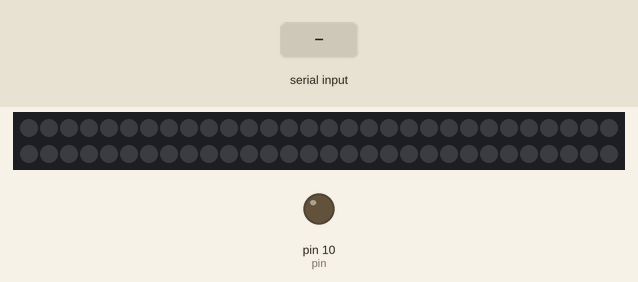
Simulated run of this sketch. Board: Arduino Uno, built with avr-gcc and run on an emulated ATmega328P. Parts: 60 RGB LEDs in strip order, left to right, continuing on the next row, output pins drawn as LEDs (lit = HIGH). The inputs (shaded band) are chosen by the test bench. Dim RGB values are drawn brighter than linear.

Above: at 1.2 s.
1.3 s: "R90\n" received over Serial
At 2.3 s:
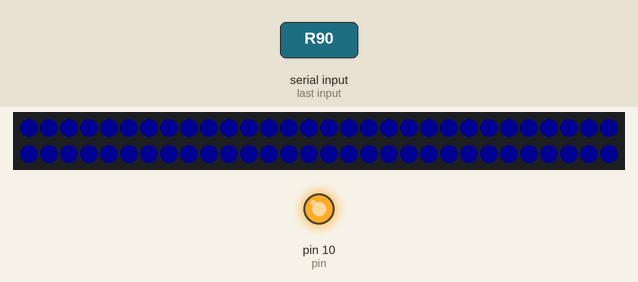
2.8 s: "G90\n" received over Serial
At 3.4 s:
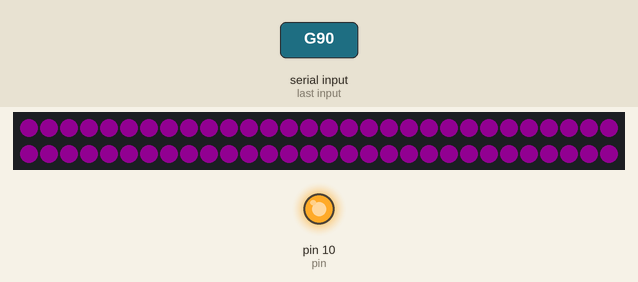
4.3 s: "B90\n" received over Serial
At 4.6 s:
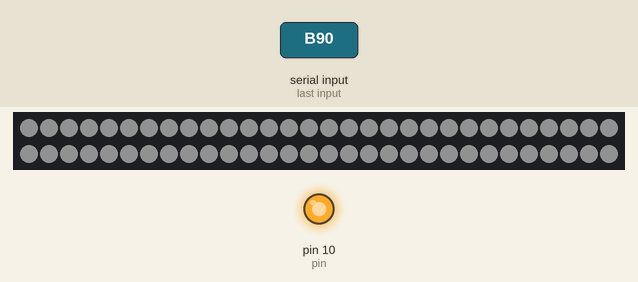
5.8 s: "R,45\n" received over Serial
At 6.4 s:
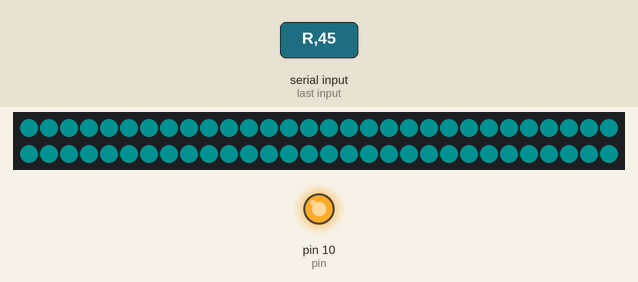
7.4 s: "B,45\n" received over Serial
At 8.7 s:
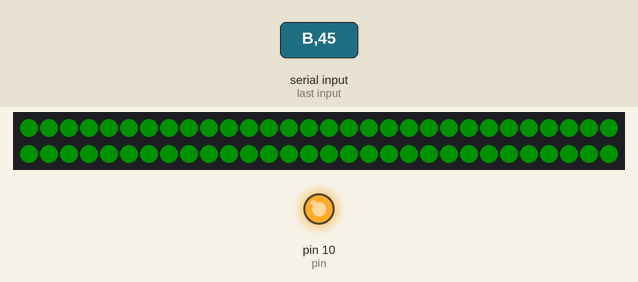
9.0 s: "G,45\n" received over Serial
At 10.1 s:
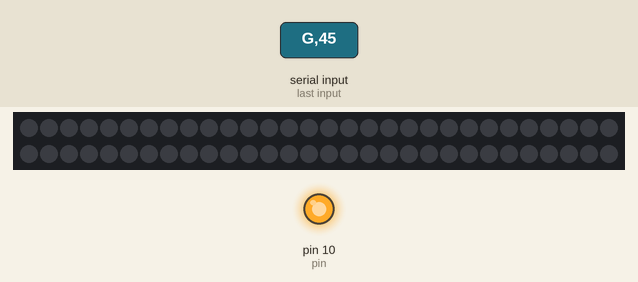
Timing chart, 0 to 11.6 s (numbered marks = the images above; inputs shaded):
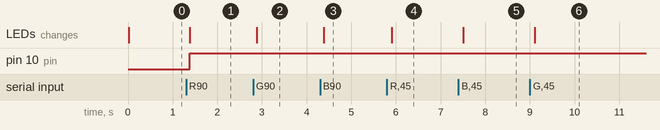

Measured:
- after the input at 1.3 s, pin 10 (pin): LOW → HIGH after 0.08 s; the LEDs: change after 0.09 s (image 1)
- after the input at 2.8 s, the LEDs: change after 0.08 s (image 2)
- after the input at 4.3 s, the LEDs: change after 0.09 s (image 3)
- after the input at 5.8 s, the LEDs: change after 0.10 s (image 4)
- after the input at 7.4 s, the LEDs: change after 0.10 s (image 5)
- after the input at 9.0 s, the LEDs: change after 0.11 s (image 6)

The sketch:

LED_GUI_TEST.ino
```cpp
#include <FastLED.h>
#define NUM_LEDS  60
#define LED_PIN   2
CRGB leds[NUM_LEDS];

String readString;

int pin = 10;
int R_index, red;
int G_index, green;
int B_index, blue;
String Red, Green, Blue;

void setup() {
  pinMode(pin, OUTPUT);
  Serial.begin(9600);
  FastLED.addLeds<WS2812B, LED_PIN, GRB>(leds, NUM_LEDS);
  FastLED.setBrightness(50);
}

void loop() {
  // send data only when you receive data:
  while(Serial.available()){
    delay(20);
    //reads only one byte at a time and records it into the string variable
    char c = Serial.read();
    readString += c;};

  // finding the index points to create the substrings of data

  for (int i=0; i< readString.length();i++){
    if (readString[i]=='R'){
      R_index = i;
      digitalWrite(10,HIGH);
      };
    if (readString[i]=='G'){
      G_index = i;
      };
    if (readString[i]=='B'){
      B_index = i;
      };
    }

  // extracting the data from the substring of data
  // converting extracted string data into integers
  Red = readString.substring(R_index + 1, G_index);
  Green = readString.substring(G_index + 1, B_index);
  Blue = readString.substring(B_index + 1, readString.length());

  EVERY_N_MILLISECONDS(20){
  fill_solid(leds, NUM_LEDS, CRGB(Red.toInt(), Green.toInt(), Blue.toInt()));
  FastLED.show();}

}
```
